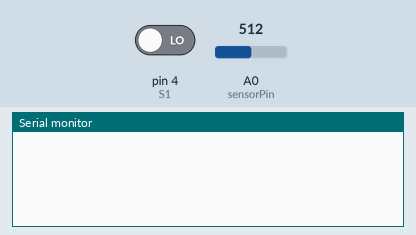
Simulated run of this sketch. Board: Arduino Uno, built with avr-gcc and run on an emulated ATmega328P. On the bench: the last lines printed to the serial monitor. The inputs (shaded band) are chosen by the test bench; at power-on: A0 (sensorPin) = 512, pin 4 (S1) LOW.

Above: at 0.8 s.
0.9 s: A0 (sensorPin) set to 539
At 1.9 s:
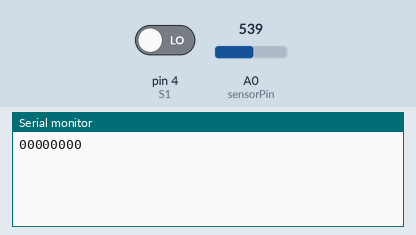
3.6 s: A0 (sensorPin) set to 511
At 7.7 s:
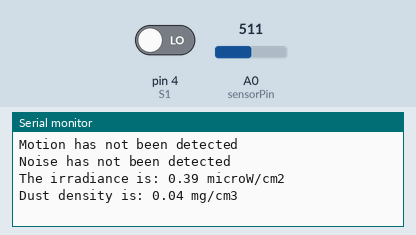

Measured:
- the behaviour switches between 521 and 522 on A0 (sensorPin) (found by bisection; images 0 and 1)
- after the input at 0.9 s, the serial monitor: prints a new line at once (image 1)
- after the input at 3.6 s, the serial monitor: prints a new line after 1.0 s (image 2)

The sketch:

receptor_cod.ino
```cpp
#define SETTING 5
#define DELAY 25
#define BITLENGTH 8
#define DIFFERENCE 10
#define S1 4
#define ID 180
#define sensorPin A0

int t, m, s, duration, d;
int sensorValue = 0;
int middleValue;
int inputByte;
void checkMiddle();
int readByte();
int j;
float temperature;
long counter=millis();
int count=0;
float freq;

void setup() {
Serial.begin(115200);
checkMiddle();//Setting the value between Logic 0 and Logic 1
}

void loop() {
do
{
if(digitalRead(S1)==HIGH)
{
checkMiddle();
//middleValue = analogRead(sensorPin);
Serial.println("Sensor is calibrated ");
}
sensorValue = analogRead(sensorPin);
}while(sensorValue<=middleValue);

{
//Reading the transmitted values
//temperature
t=readByte();
//motion
m = readByte();
//sound
s = readByte();
//irradiance
duration = readByte();
//dust density
d = readByte();

//Calculating and displaying measured values

//temperature
temperature = (float)t*5/1024;
temperature = temperature * 100;
Serial.print("\n");
Serial.print(++count); // Sending the value of temperature
Serial.print (" : The tempereature is: ");
Serial.print(temperature); // Sending the value of temperature
Serial.println(" 'C");

//motion
//Serial.print("m=");
//Serial.print(m);
//float motion = (float)m*5/1024;
//Serial.print(" The voltage at the PIR output is: ");
//Serial.print(motion);
//Serial.println("V");
if (m>0) {Serial.println("Motion has been detected");}
else {Serial.println("Motion has not been detected");}

//sound
//Serial.print("Sunet:");
//Serial.println(s);
if(s == 0){Serial.println("Noise has not been detected");}
else {Serial.println("Noise has been detected");}

//irradiance
//Serial.print("Durata perioada: ");
//Serial.println(duration);
freq = 1/(float)duration * 100; /// pt a transforma din M in k
//Serial.print("Frecventa: ");
//Serial.println(freq);
Serial.print("The irradiance is: ");
Serial.print(freq);
Serial.println(" microW/cm2");

//dust density
float calcVoltage = (float)d*3.3/1024;
float dustDensity = 0.17 * calcVoltage - 0.1;
//Serial.print("Tensiune dust:");
//Serial.println(calcVoltage);
if (dustDensity < 0) { dustDensity = 0;}
Serial.print("Dust density is: ");
Serial.print(dustDensity);
Serial.println(" mg/cm3");
Serial.println(" ");


if (count >256)
{
count=0;
}
}
}

void checkMiddle()
{
int difference;
middleValue = analogRead(sensorPin); //Cehcking initial voltage on the sensor
do{
sensorValue=analogRead(sensorPin);//Checking second voltage on sensor
difference= sensorValue - middleValue;//Comparing the values of the voltage
delay(SETTING);
}while(difference<DIFFERENCE && difference>-DIFFERENCE);
//Calculating the middle value between Logic 1 and Logic 0
middleValue = (sensorValue + middleValue)/2;
}
///

///
int readByte()
{
int i,input=0;
delay(DELAY);
for(i=0;i<BITLENGTH;i++)
{//Repeat for each bit
sensorValue=analogRead(sensorPin);//Read the sensor Value
//Serial.print("val citita de la senzor ");
//Serial.println(sensorValue);
//Serial.print("val prag ");
//Serial.println(middleValue);
if(sensorValue<=middleValue)
{
input++;
Serial.print("1");
}
else{Serial.print("0");}
//Serial.print("pana la cat a crescut input ");
//Serial.println(input);
//Binary shift to store another bit
input=input<<1;
//Serial.print("input dupa shiftare ");
//Serial.println(input);
delay(DELAY);
}
//Return the value if input
input=input>>1;
//Serial.print("!!input dupa shiftare ");
//Serial.println(input);
delay(1000);
return input;
}
```
